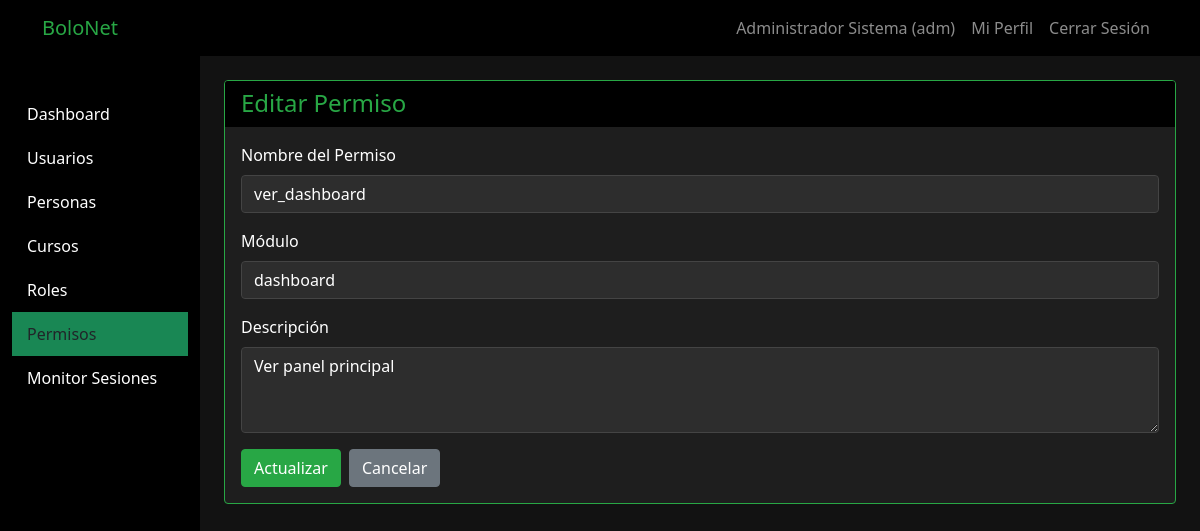
Screenshot of /permisos.php?action=edit&id=1 (signed in) with the database file from the repository.
### tables this page shows
CREATE TABLE permiso (
    id INT PRIMARY KEY AUTO_INCREMENT,
    nombre VARCHAR(50) NOT NULL UNIQUE,
    modulo VARCHAR(50),
    descripcion VARCHAR(100) NOT NULL
);

### controllers/PermisoController.php (called while the page is built, shortened)
<?php
class PermisoController {
    private $permiso;
    public function __construct() {
        require_once __DIR__ . '/../models/Permiso.php';
        $this->permiso = new Permiso();
    }
    public function edit($id) {
        $permiso = $this->permiso->getById($id);
        require_once __DIR__ . '/../views/layouts/header.php';
        require_once __DIR__ . '/../views/permisos/edit.php';
        require_once __DIR__ . '/../views/layouts/footer.php';
    }
}
?>

### models/Database.php (called while the page is built, shortened)
<?php
class Database {
    private static $connection = null;
    public static function getConnection() {
        if (self::$connection === null) {
            self::$connection = new mysqli(DB_HOST, DB_USER, DB_PASS, DB_NAME);
            self::$connection->set_charset("utf8");
        }
        return self::$connection;
    }
}

### models/Permiso.php (called while the page is built, shortened)
<?php
class Permiso {
    private $db;
    public function __construct() {
        require_once __DIR__ . '/Database.php';
        $this->db = Database::getConnection();
    }
    public function getById($id) {
        $sql = "SELECT * FROM permiso WHERE id = ?";
        $stmt = $this->db->prepare($sql);
        $stmt->bind_param("i", $id);
        $stmt->execute();
        return $stmt->get_result()->fetch_assoc();
    }
}
?>

### views/permisos/edit.php (the view, shortened to what this page needs)
<div class="card">
    <div class="card-header">
        <h4 class="mb-0">Editar Permiso</h4>
    </div>
    <div class="card-body">
        <form method="POST" action="">
            <div class="mb-3">
                <label class="form-label">Nombre del Permiso</label>
                <input type="text" name="nombre" class="form-control" value="<?php echo htmlspecialchars($permiso['nombre']); ?>" required>
            </div>
            <div class="mb-3">
                <label class="form-label">Módulo</label>
                <input type="text" name="modulo" class="form-control" value="<?php echo htmlspecialchars($permiso['modulo']); ?>" required>
            </div>
            <div class="mb-3">
                <label class="form-label">Descripción</label>
                <textarea name="descripcion" class="form-control" rows="3" required><?php echo htmlspecialchars($permiso['descripcion']); ?></textarea>
            </div>
            <div class="d-flex gap-2">
                <button type="submit" class="btn btn-success">Actualizar</button>
                <a href="permisos.php" class="btn btn-secondary">Cancelar</a>
            </div>
        </form>
    </div>
</div>

### views/layouts/header.php (style rules this page uses)
body { background-color: #121212 !important; color: #ffffff !important; }
.card { background-color: #1e1e1e !important; border-color: #28a745 !important; }
.card-header { background-color: #000000 !important; color: #28a745 !important; }
.btn-success { background-color: #28a745; border-color: #28a745; }
.form-control { background-color: #2d2d2d !important; border-color: #444 !important; color: #ffffff !important; }

### rows the page displays
permiso: nombre "ver_dashboard", modulo "dashboard", descripcion "Ver panel principal"

### other values shown
SITE_NAME "BoloNet"
$_SESSION['user_name'] "Administrador Sistema"
$_SESSION['user_role'] "adm"
